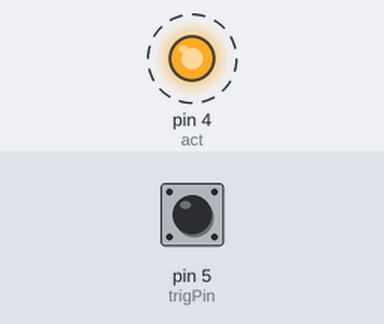
The sketch below on a simulated Arduino Uno, built with avr-gcc and run on an emulated ATmega328P. Shown: output pins drawn as LEDs (lit = HIGH). Dashed ring = blinking. The test bench sets the inputs (shaded band); at power-on: pin 5 (trigPin) HIGH.

Above: at 1.3 s.
1.7 s: pin 5 (trigPin) pulled LOW for 3.2 s
At 1.7 s:
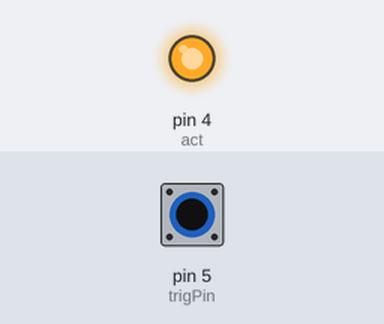
At 2.5 s:
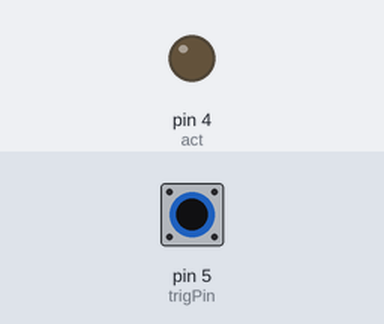
Timing chart, 0 to 12.4 s (numbered marks = the images above; inputs shaded):
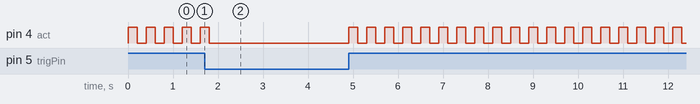

Measured:
- by itself, pin 4 (act): repeats every 0.40 s: HIGH 0.20 s, LOW 0.20 s

The sketch:

actuator_test.ino
```cpp
const int trigPin = 5;     //btn
const int act = 4;       //솔레노이드 액추에이터

void setup() {
  pinMode(trigPin, INPUT_PULLUP);
  pinMode(act, OUTPUT);
}

void loop() {
  int trig = digitalRead(trigPin);
  if (trig == HIGH) {
    digitalWrite(act, HIGH);
    delay(200);
    digitalWrite(act, LOW);
    delay(200);
  }
}
```
